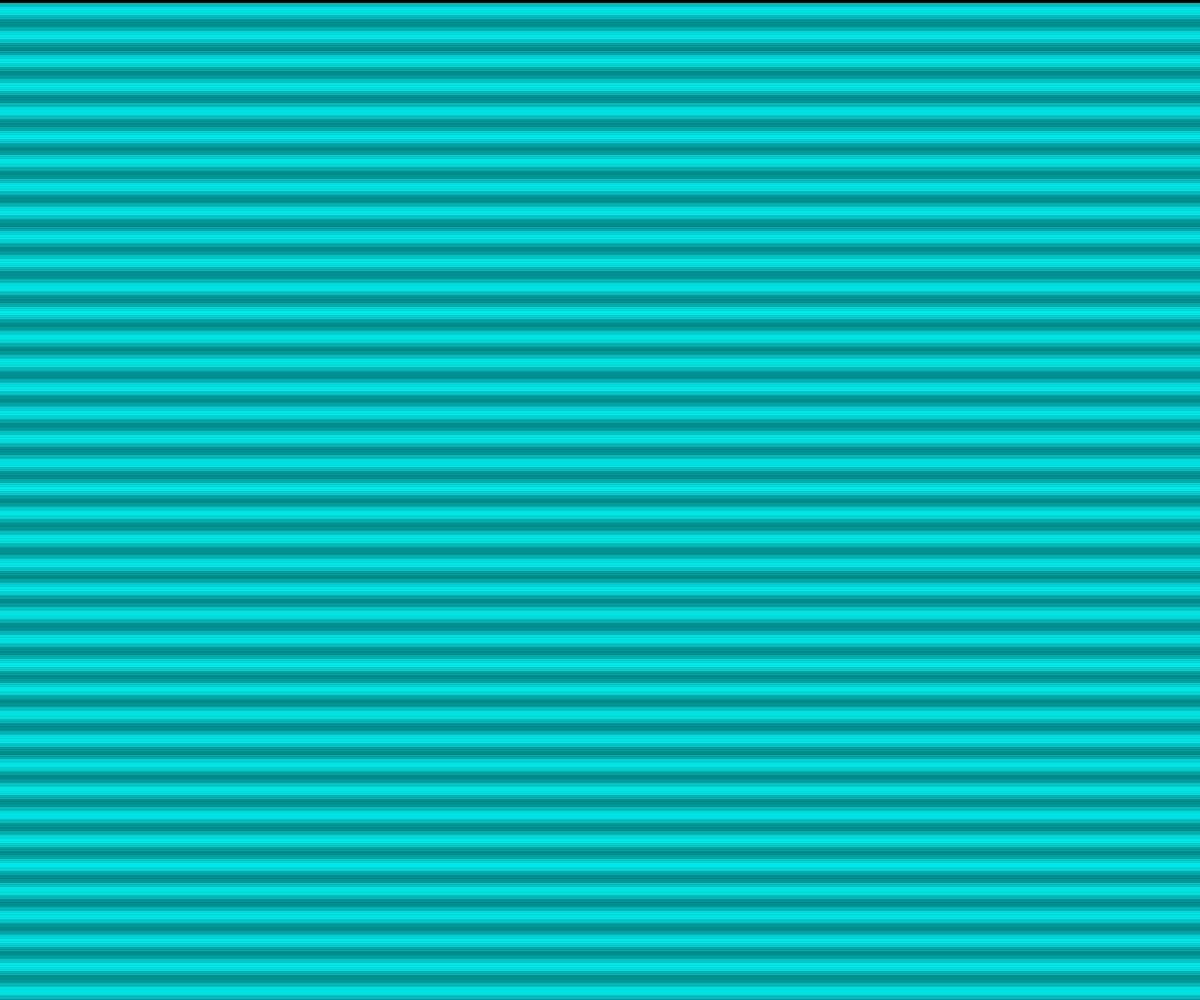
Frame 1 (no input)
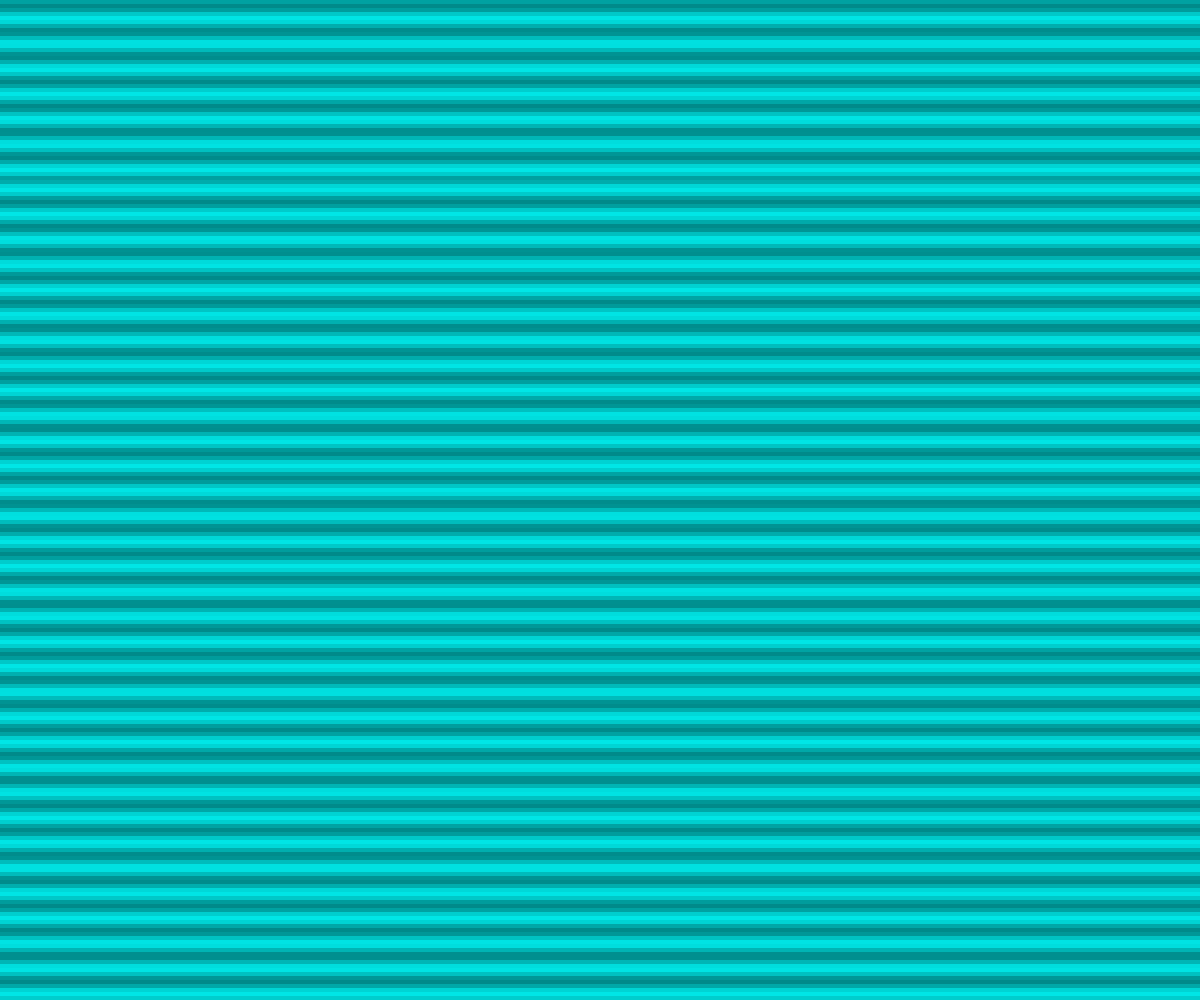
Frame 60 (no input)
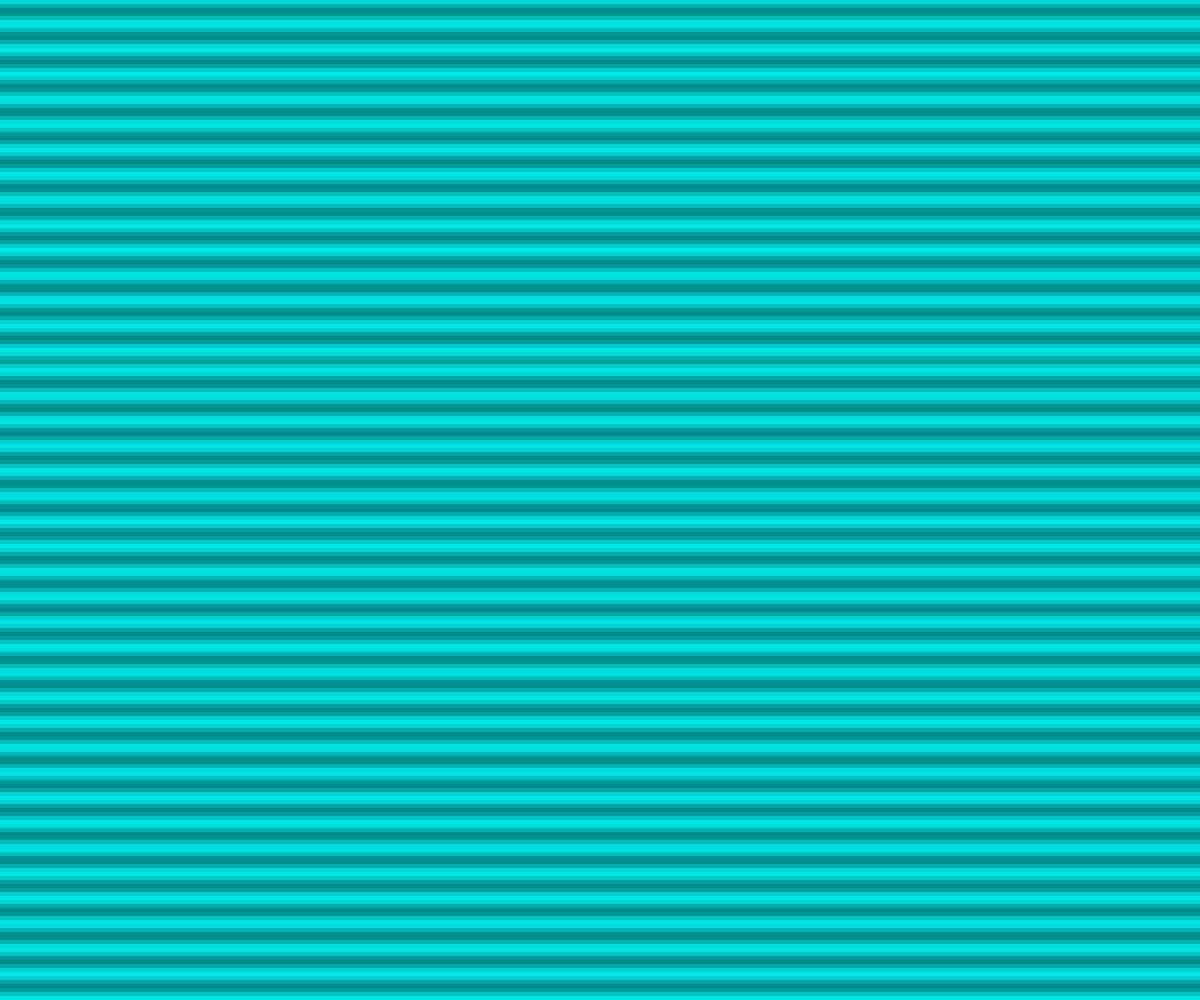
Frame 120 (the mouse pressed at the canvas centre since frame 60)

The p5.js sketch that drew these frames (run headless with seeded random() and noise() and a simulated clock; from frame 60 on, the mouse is pressed at the canvas centre):

// p5.js sketch
// ── sketch.js
function setup() {
  createCanvas(windowWidth, windowHeight);
  colorMode(HSB, 360, 100, 100, 1);
}

function draw() {
  // Dark background
  background(0);

  // Scanline parameters
  const scanlineHeight = 4;
  const scanlineSpeed = 3;
  const numScanlines = height / scanlineHeight;

  // Draw flickering scanlines
  for (let i = 0; i < numScanlines; i++) {
    const y = (i * scanlineHeight + frameCount * scanlineSpeed) % height;
    const brightness = 80 + 20 * sin(frameCount * 0.1 + i);
    fill(180, 100, brightness, 0.9);
    noStroke();
    rect(0, y, width, scanlineHeight);
  }
}

function windowResized() {
  resizeCanvas(windowWidth, windowHeight);
}
